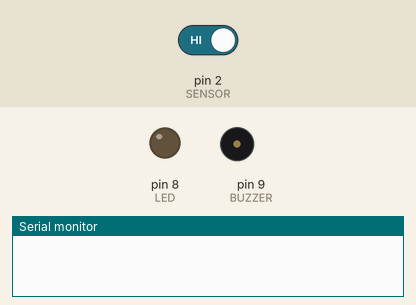
Recording of a sketch running on a simulated Arduino Uno, built with avr-gcc and run on an emulated ATmega328P. Shown: output pins drawn as LEDs (lit = HIGH), buzzer (waves = sounding), the last lines printed to the serial monitor. Dashed ring = blinking. The test bench sets the inputs (shaded band); at power-on: pin 2 (SENSOR) HIGH.

Above: at 1.2 s.
1.3 s: pin 2 (SENSOR) driven LOW
At 1.48 s:
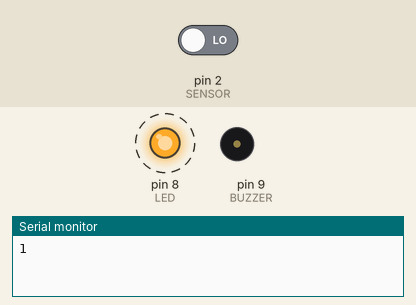
Timing chart, 0 to 4.3 s (numbered marks = the images above; inputs shaded):
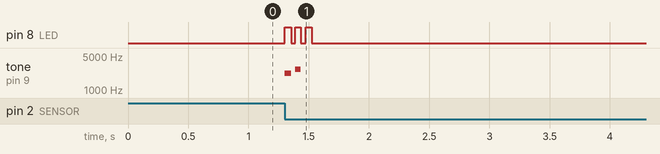

The sketch:

leitor-codigo-barras.ino
```cpp
const byte SENSOR = 2;
const byte LED = 8;
const byte BUZZER = 9;

bool ultimoEstado = HIGH;

void setup() {
  pinMode(SENSOR, INPUT);
  pinMode(LED, OUTPUT);
  pinMode(BUZZER, OUTPUT);

  Serial.begin(9600);
}

void loop() {
  bool estado = digitalRead(SENSOR);

  // Dispara apenas quando um objeto aparece
  if (ultimoEstado == HIGH && estado == LOW) {
    Serial.println("1");

    efeitoScanner();
  }
  ultimoEstado = estado;
}

void efeitoScanner() {

  // Primeiro bipe
  digitalWrite(LED, HIGH);
  tone(BUZZER, 2200);  // 2200 Hz
  delay(55);

  digitalWrite(LED, LOW);
  noTone(BUZZER);
  delay(35);

  // Segundo bipe (ligeiramente mais agudo)
  digitalWrite(LED, HIGH);
  tone(BUZZER, 2700);
  delay(45);

  digitalWrite(LED, LOW);
  noTone(BUZZER);
  delay(40);

  // Pisca mais uma vez
  digitalWrite(LED, HIGH);
  delay(50);
  digitalWrite(LED, LOW);
}
```

Measured:
- after the input at 1.3 s, pin 8 (LED): alternates HIGH for 0.05 s and LOW for 0.04 s, 6 changes in all, then stays LOW, starting at once; tone on pin 9 (BUZZER): silent → 2200 Hz at once, → silent 0.06 s later, → 2700 Hz 0.04 s later, → silent 0.05 s later
